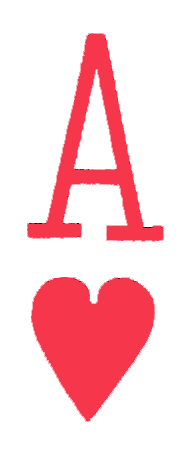
#> input picture Pruebas_cartas/As_corazones.png, 193 x 457 px
$ python comparar_GPT.1.0.py
#> lines starting #> are read from the running program, lines starting #| are printed output that depends on the picture
import cv2
import numpy as np

# Función para calcular la densidad de puntos coincidentes en una cuadrícula
def calcular_densidad(matches, kp1, img_width, img_height, grid_size):
    density_map = np.zeros((grid_size, grid_size))
    cell_width = img_width // grid_size
    cell_height = img_height // grid_size

    for match in matches:
        x, y = kp1[match.queryIdx].pt
        col = int(x / cell_width)
        row = int(y / cell_height)
        density_map[row, col] += 1

    return density_map

# Comparar densidad_map con densidades de referencia para determinar la carta
def determinar_carta(density_map):
    # Aquí debes definir tus densidades de referencia para cada carta
    # Por ejemplo, podrías tener un diccionario donde las claves son nombres de cartas y los valores son densidades de referencia
    densidades_referencia = {
        "10-treboles": 359,
        "J-diamantes": 25,
        # Agrega más cartas con sus densidades de referencia
    }

    mejor_carta = None
    mejor_diferencia = float('inf')

    for carta, densidad_referencia in densidades_referencia.items():
        diferencia = np.abs(density_map.sum() - densidad_referencia)
        if diferencia < mejor_diferencia:
            mejor_carta = carta
            mejor_diferencia = diferencia

    return mejor_carta

# Cargar la imagen y el template
img = cv2.imread('As_corazones.png', cv2.IMREAD_GRAYSCALE)
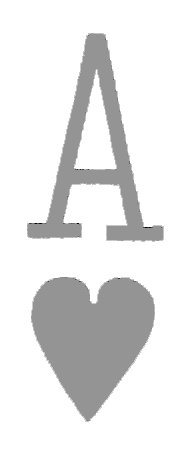
#> img: shape (457, 193); min 0, max 255, mean 230.9
template = cv2.imread('As_corazones.png', cv2.IMREAD_GRAYSCALE)

# Inicializar SIFT
sift = cv2.SIFT_create()

# Encontrar los keypoints y descriptores con SIFT
kp1, des1 = sift.detectAndCompute(img, None)
#> kp1 = 238 keypoints; strongest (x, y, size): (89, 338, 70.8), (35, 230, 11.8), (93, 299, 5.6), (75, 230, 10.6)
kp2, des2 = sift.detectAndCompute(template, None)
#> kp2 has the same summary as kp1

# Inicializar el matcher
bf = cv2.BFMatcher(cv2.NORM_L2, crossCheck=True)

# Realizar el matching
matches = bf.match(des1, des2)
#> matches = 238 matches

# Calcular la densidad de puntos coincidentes en una cuadrícula 4x4 (por ejemplo)
grid_size = 4
density_map = calcular_densidad(matches, kp1, img.shape[1], img.shape[0], grid_size)
#> the loop in calcular_densidad, `for match in matches:` made 238 passes
#> (x, y, col, row) on passes 1 to 3: (25.91, 231.4, 0, 2), (29.8, 314.4, 0, 2), (29.93, 307.3, 0, 2)
#> after the loop in calcular_densidad, `for match in matches:`: density_map = [[0, 23, 22, 0], [3, 69, 51, 3], [19, 9, 12, 10], [2, 8, 7, 0]]

# Contar cuántos puntos coincidentes se encontraron
num_puntos_coincidentes = len(matches)
#> num_puntos_coincidentes = 238
print("Número de puntos coincidentes encontrados:", num_puntos_coincidentes)
#| Número de puntos coincidentes encontrados: 238

# Determinar la carta
carta_detectada = determinar_carta(density_map)
#> the loop in determinar_carta, `for carta, densidad_referencia in densidades_referencia.items():` made 2 passes
#> (diferencia, mejor_diferencia) on pass 1: (121, 121)
#> diferencia on pass 2: 213
#> after the loop in determinar_carta, `for carta, densidad_referencia in densidades_referencia.items():`: mejor_carta = '10-treboles'; mejor_diferencia = 121
#> carta_detectada = '10-treboles'

print("La carta detectada es:", carta_detectada)
#| La carta detectada es: 10-treboles

# Dibujar los primeros 10 matches
img3 = cv2.drawMatches(img, kp1, template, kp2, matches[:10], None, flags=cv2.DrawMatchesFlags_NOT_DRAW_SINGLE_POINTS)
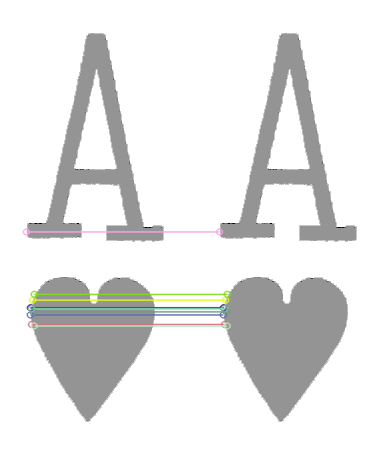
#> img3: shape (457, 386, 3); mean of channels 0, 1, 2 230.1, 230.6, 230.4; drawn as B, G, R

# Mostrar la imagen
cv2.imshow('Matches', img3)
cv2.waitKey(0)
cv2.destroyAllWindows()

$ run again, with Pruebas_cartas/As_trebol.png copied over Pruebas_cartas/As_corazones.png
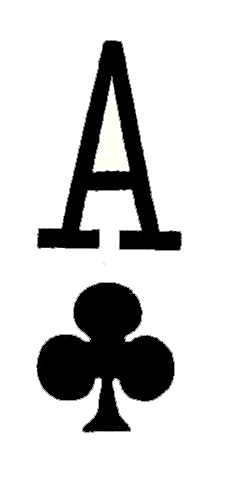
#> input picture Pruebas_cartas/As_trebol.png, 233 x 502 px
#> kp1 = 326 keypoints; strongest (x, y, size): (106, 356, 75.5), (129, 338, 5.4), (107, 419, 19.4), (47, 238, 14.1)
#> kp2 has the same summary as kp1
#> matches = 326 matches
#> the loop in calcular_densidad, `for match in matches:` made 326 passes
#> (x, y, col, row) on passes 1 to 3: (35.49, 362, 0, 2), (37.08, 231.5, 0, 1), (37.57, 366.1, 0, 2)
#> after the loop in calcular_densidad, `for match in matches:`: density_map = [[0, 39, 31, 0], [10, 83, 81, 0], [8, 15, 21, 0], [1, 23, 13, 1]]
#> num_puntos_coincidentes = 326
#| Número de puntos coincidentes encontrados: 326
#> the loop in determinar_carta, `for carta, densidad_referencia in densidades_referencia.items():` made 2 passes
#> (diferencia, mejor_diferencia) on pass 1: (33, 33)
#> after the loop in determinar_carta, `for carta, densidad_referencia in densidades_referencia.items():`: mejor_carta = '10-treboles'; mejor_diferencia = 33
#> carta_detectada = '10-treboles'
#| La carta detectada es: 10-treboles
#> `img3 = cv2.drawMatches(img, kp1, template, kp2, matches[:10], None, fl..`:
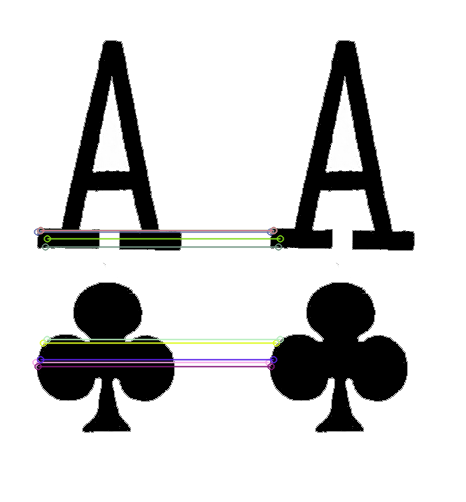
#> img3: shape (502, 466, 3); mean of channels 0, 1, 2 209.6, 209.7, 209.8; drawn as B, G, R
